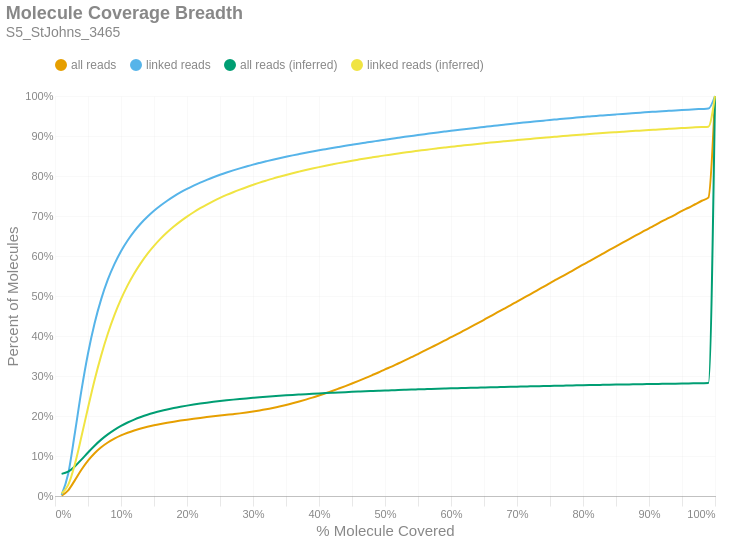

Source (notebook cell):
### Markdown cell above
### Molecule Read Coverage
This chart shows molecule coverage breadth as computed by the number of bases aligned to that molecule. In other words, "*how much of each unique long molecule is actually sequenced/aligned?*" Keep in mind there is a distinction between sequences and alignments, since some sequences belonging to a particular molecule may not align well and wouldn't appear in the alignment data. This chart also shows molecule coverage breadth as computed by the *inferred fragment* from which the aligned sequences originate. Unlike read coverage, this calculation takes into account the total insert size, including unsequenced gaps between the forward and reverse reads. Like the previous figures, these are cumulative percents.

### Code cell
if SKIPLR:
    print_html(f"Skipped")
else:
    binned_df = consolidated_hist(valids['coverage_bp'], mask, 0.01, True)
    binned_df_inf = consolidated_hist(valids['coverage_inserts'], mask, 0.01, True)
    binned_df = binned_df.with_columns(pl.lit(binned_df_inf['all reads (cumsum)']).alias('all reads (inferred)'))
    binned_df = binned_df.with_columns(pl.lit(binned_df_inf['linked reads (cumsum)']).alias('linked reads (inferred)'))
    binned_df = binned_df.with_columns(
        (pl.col('bin').cast(pl.Float64) + 0.01).alias('right_edge')
    )

    with SafeRender(binned_df):
        (
            density_plot(binned_df, 'Molecule Coverage Breadth', samplename, 'molcov', ['all reads (inferred)','linked reads (inferred)'])
            .encode(
                #x=alt.X('bin:Q', title="% Molecule Covered").axis(format = '%').scale(padding=0),
                x=alt.X('right_edge:Q', title="% Molecule Covered").axis(format='%').scale(padding=0),
                y=alt.Y('value:Q', title='Percent of Molecules')
                    .axis(format='%')
                    .stack(False)
                    .scale(domainMin=0, padding=0),
                color=alt.Color("key:N").scale(domain = ["all reads", "linked reads", "all reads (inferred)", "linked reads (inferred)"]),
                tooltip = [
                    alt.Tooltip("key:N", title = "Data Type"),
                    alt.Tooltip("range_label:N", title="% Molecule Covered"),
                    alt.Tooltip("value:Q", format = ".2%", title="% Molecules")
                ]
            )
        ).display()

### Figure 1 — Vega-Lite specification as saved in the notebook (floating-point values rounded to 4 significant figures)
{"width": "container", "height": 400, "config": {"title": {"anchor": "start", "dy": -15, "fontSize": 18, "color": "#888888", "subtitleColor": "#888888", "subtitleFontSize": 14}, "arc": {"fill": "#0072B2"}, "axis": {"domainColor": "#888888", "domainWidth": 0.5, "gridWidth": 0.2, "grid": false, "titleFontWeight": 400, "titleFontSize": 15, "labelFontSize": 11, "labelColor": "#888888", "tickColor": "#888888", "tickWidth": 0.2, "titleColor": "#888888"}, "axisBand": {"grid": false}, "axisX": {"grid": true, "tickSize": 10, "domainCap": "round"}, "axisY": {"domain": false, "grid": true, "tickSize": 0, "domainCap": "round"}, "background": "transparent", "header": {"labelFontSize": 15, "labelColor": "#888888", "titleFontSize": 15, "titleFontWeight": 600, "titleColor": "#888888"}, "legend": {"labelFont": "sans-serif", "labelFontSize": 12, "labelColor": "#888888", "symbolSize": 100, "symbolType": "circle", "titleFontSize": 12, "titlePadding": 10, "titleColor": "#888888", "title": null, "orient": "top"}, "range": {"category": ["#E69F00", "#56B4E9", "#009E73", "#F0E442", "#0072B2", "#D55E00", "#CC79A7", "#000000"], "diverging": ["#cfe8f3", "#a2d4ec", "#73bfe2", "#46abdb", "#1696d2", "#12719e"]}, "area": {"fill": "#0072B2", "fillOpacity": 0.7, "line": true, "strokeOpacity": 0.7}, "line": {"color": "#0072B2", "stroke": "#0072B2", "strokeWidth": 2}, "trail": {"color": "#0072B2", "stroke": "#0072B2", "strokeWidth": 0, "size": 1}, "point": {"filled": true, "fillOpacity": 1.0, "size": 95}, "text": {"color": "#888888", "fontSize": 11, "align": "right", "fontWeight": 400, "size": 11}, "bar": {"fill": "#0072B2", "stroke": null}, "view": {"stroke": null, "continuousWidth": 660, "continuousHeight": 400}}, "data": {"name": "data-3f523cfc934c6a1d32c46291d0f50e33"}, "mark": {"type": "line", "interpolate": "monotone", "point": {"opacity": 0, "size": 275}}, "encoding": {"color": {"field": "key", "scale": {"domain": ["all reads", "linked reads", "all reads (inferred)", "linked reads (inferred)"]}, "type": "nominal"}, "tooltip": [{"field": "key", "title": "Data Type", "type": "nominal"}, {"field": "range_label", "title": "% Molecule Covered", "type": "nominal"}, {"field": "value", "format": ".2%", "title": "% Molecules", "type": "quantitative"}], "x": {"axis": {"format": "%"}, "field": "right_edge", "scale": {"padding": 0}, "title": "% Molecule Covered", "type": "quantitative"}, "y": {"axis": {"format": "%"}, "field": "value", "scale": {"domainMin": 0, "padding": 0}, "stack": false, "title": "Percent of Molecules", "type": "quantitative"}}, "params": [{"name": "param_c36ac31b6afebe62", "select": {"type": "point", "fields": ["key"]}, "bind": "legend"}], "title": {"text": "Molecule Coverage Breadth", "subtitle": "S5_StJohns_3465"}, "transform": [{"fold": ["all reads (cumsum)", "linked reads (cumsum)", "all reads (inferred)", "linked reads (inferred)"]}, {"calculate": "replace(datum.key, ' (cumsum)', '')", "as": "key"}, {"filter": {"param": "param_c36ac31b6afebe62"}}], "usermeta": {"embedOptions": {"downloadFileName": "S5_StJohns_3465.molcov"}}, "$schema": "https://vega.github.io/schema/vega-lite/v6.1.0.json", "datasets": {"data-3f523cfc934c6a1d32c46291d0f50e33": [{"bin": "0.0", "interval": "0.0-0.01", "all reads": 0.000866, "linked reads": 0.002883, "all reads (cumsum)": 0.000866, "linked reads (cumsum)": 0.002883, "range_label": "0.0-0.01", "all reads (inferred)": 0.05536, "linked reads (inferred)": 0.00633, "right_edge": 0.01}, {"bin": "0.01", "interval": "0.01-0.02", "all reads": 0.01335, "linked reads": 0.05279, "all reads (cumsum)": 0.01422, "linked reads (cumsum)": 0.05567, "range_label": "0.01-0.02", "all reads (inferred)": 0.061, "linked reads (inferred)": 0.02763, "right_edge": 0.02}, {"bin": "0.02", "interval": "0.02-0.03", "all reads": 0.02492, "linked reads": 0.1006, "all reads (cumsum)": 0.03914, "linked reads (cumsum)": 0.1563, "range_label": "0.02-0.03", "all reads (inferred)": 0.0739, "linked reads (inferred)": 0.07898, "right_edge": 0.03}, {"bin": "0.03", "interval": "0.03-0.04", "all reads": 0.02638, "linked reads": 0.107, "all reads (cumsum)": 0.06552, "linked reads (cumsum)": 0.2633, "range_label": "0.03-0.04", "all reads (inferred)": 0.09095, "linked reads (inferred)": 0.1479, "right_edge": 0.04}, {"bin": "0.04", "interval": "0.04-0.05", "all reads": 0.02286, "linked reads": 0.09296, "all reads (cumsum)": 0.08838, "linked reads (cumsum)": 0.3563, "range_label": "0.04-0.05", "all reads (inferred)": 0.1088, "linked reads (inferred)": 0.2205, "right_edge": 0.05}, {"bin": "0.05", "interval": "0.05-0.06", "all reads": 0.01864, "linked reads": 0.07566, "all reads (cumsum)": 0.107, "linked reads (cumsum)": 0.4319, "range_label": "0.05-0.06", "all reads (inferred)": 0.1259, "linked reads (inferred)": 0.29, "right_edge": 0.06}, {"bin": "0.06", "interval": "0.06-0.07", "all reads": 0.01486, "linked reads": 0.06032, "all reads (cumsum)": 0.1219, "linked reads (cumsum)": 0.4923, "range_label": "0.06-0.07", "all reads (inferred)": 0.1409, "linked reads (inferred)": 0.3516, "right_edge": 0.07}, {"bin": "0.07", "interval": "0.07-0.08", "all reads": 0.01195, "linked reads": 0.04847, "all reads (cumsum)": 0.1338, "linked reads (cumsum)": 0.5407, "range_label": "0.07-0.08", "all reads (inferred)": 0.1541, "linked reads (inferred)": 0.4055, "right_edge": 0.08}, {"bin": "0.08", "interval": "0.08-0.09", "all reads": 0.009638, "linked reads": 0.03898, "all reads (cumsum)": 0.1435, "linked reads (cumsum)": 0.5797, "range_label": "0.08-0.09", "all reads (inferred)": 0.1655, "linked reads (inferred)": 0.4521, "right_edge": 0.09}, {"bin": "0.09", "interval": "0.09-0.1", "all reads": 0.007971, "linked reads": 0.03215, "all reads (cumsum)": 0.1514, "linked reads (cumsum)": 0.6119, "range_label": "0.09-0.1", "all reads (inferred)": 0.1753, "linked reads (inferred)": 0.4921, "right_edge": 0.1}, {"bin": "0.1", "interval": "0.1-0.11", "all reads": 0.006675, "linked reads": 0.02689, "all reads (cumsum)": 0.1581, "linked reads (cumsum)": 0.6387, "range_label": "0.1-0.11", "all reads (inferred)": 0.1838, "linked reads (inferred)": 0.5267, "right_edge": 0.11}, {"bin": "0.11", "interval": "0.11-0.12", "all reads": 0.005682, "linked reads": 0.02283, "all reads (cumsum)": 0.1638, "linked reads (cumsum)": 0.6616, "range_label": "0.11-0.12", "all reads (inferred)": 0.1911, "linked reads (inferred)": 0.5564, "right_edge": 0.12}, {"bin": "0.12", "interval": "0.12-0.13", "all reads": 0.0049, "linked reads": 0.01962, "all reads (cumsum)": 0.1687, "linked reads (cumsum)": 0.6812, "range_label": "0.12-0.13", "all reads (inferred)": 0.1974, "linked reads (inferred)": 0.5823, "right_edge": 0.13}, {"bin": "0.13", "interval": "0.13-0.14", "all reads": 0.004195, "linked reads": 0.01677, "all reads (cumsum)": 0.1729, "linked reads (cumsum)": 0.698, "range_label": "0.13-0.14", "all reads (inferred)": 0.2031, "linked reads (inferred)": 0.6054, "right_edge": 0.14}, {"bin": "0.14", "interval": "0.14-0.15", "all reads": 0.003776, "linked reads": 0.01501, "all reads (cumsum)": 0.1767, "linked reads (cumsum)": 0.713, "range_label": "0.14-0.15", "all reads (inferred)": 0.2079, "linked reads (inferred)": 0.6253, "right_edge": 0.15}, {"bin": "0.15", "interval": "0.15-0.16", "all reads": 0.003328, "linked reads": 0.01315, "all reads (cumsum)": 0.18, "linked reads (cumsum)": 0.7261, "range_label": "0.15-0.16", "all reads (inferred)": 0.2124, "linked reads (inferred)": 0.6434, "right_edge": 0.16}, {"bin": "0.16", "interval": "0.16-0.17", "all reads": 0.003069, "linked reads": 0.012, "all reads (cumsum)": 0.1831, "linked reads (cumsum)": 0.7381, "range_label": "0.16-0.17", "all reads (inferred)": 0.2163, "linked reads (inferred)": 0.6593, "right_edge": 0.17}, {"bin": "0.17", "interval": "0.17-0.18", "all reads": 0.002835, "linked reads": 0.01093, "all reads (cumsum)": 0.1859, "linked reads (cumsum)": 0.7491, "range_label": "0.17-0.18", "all reads (inferred)": 0.2198, "linked reads (inferred)": 0.6737, "right_edge": 0.18}, {"bin": "0.18", "interval": "0.18-0.19", "all reads": 0.002588, "linked reads": 0.009829, "all reads (cumsum)": 0.1885, "linked reads (cumsum)": 0.7589, "range_label": "0.18-0.19", "all reads (inferred)": 0.223, "linked reads (inferred)": 0.6867, "right_edge": 0.19}, {"bin": "0.19", "interval": "0.19-0.2", "all reads": 0.002386, "linked reads": 0.008936, "all reads (cumsum)": 0.1909, "linked reads (cumsum)": 0.7678, "range_label": "0.19-0.2", "all reads (inferred)": 0.2259, "linked reads (inferred)": 0.6985, "right_edge": 0.2}, {"bin": "0.2", "interval": "0.2-0.21", "all reads": 0.002244, "linked reads": 0.008214, "all reads (cumsum)": 0.1931, "linked reads (cumsum)": 0.776, "range_label": "0.2-0.21", "all reads (inferred)": 0.2286, "linked reads (inferred)": 0.7094, "right_edge": 0.21}, {"bin": "0.21", "interval": "0.21-0.22", "all reads": 0.002122, "linked reads": 0.007541, "all reads (cumsum)": 0.1952, "linked reads (cumsum)": 0.7836, "range_label": "0.21-0.22", "all reads (inferred)": 0.2311, "linked reads (inferred)": 0.7195, "right_edge": 0.22}, {"bin": "0.22", "interval": "0.22-0.23", "all reads": 0.001973, "linked reads": 0.006807, "all reads (cumsum)": 0.1972, "linked reads (cumsum)": 0.7904, "range_label": "0.22-0.23", "all reads (inferred)": 0.2333, "linked reads (inferred)": 0.7287, "right_edge": 0.23}, {"bin": "0.23", "interval": "0.23-0.24", "all reads": 0.001939, "linked reads": 0.006493, "all reads (cumsum)": 0.1991, "linked reads (cumsum)": 0.7969, "range_label": "0.23-0.24", "all reads (inferred)": 0.2355, "linked reads (inferred)": 0.7373, "right_edge": 0.24}, {"bin": "0.24", "interval": "0.24-0.25", "all reads": 0.001878, "linked reads": 0.006079, "all reads (cumsum)": 0.201, "linked reads (cumsum)": 0.803, "range_label": "0.24-0.25", "all reads (inferred)": 0.2374, "linked reads (inferred)": 0.7453, "right_edge": 0.25}, {"bin": "0.25", "interval": "0.25-0.26", "all reads": 0.001823, "linked reads": 0.005677, "all reads (cumsum)": 0.2028, "linked reads (cumsum)": 0.8086, "range_label": "0.25-0.26", "all reads (inferred)": 0.2393, "linked reads (inferred)": 0.7527, "right_edge": 0.26}, {"bin": "0.26", "interval": "0.26-0.27", "all reads": 0.001819, "linked reads": 0.005359, "all reads (cumsum)": 0.2047, "linked reads (cumsum)": 0.814, "range_label": "0.26-0.27", "all reads (inferred)": 0.2409, "linked reads (inferred)": 0.7595, "right_edge": 0.27}, {"bin": "0.27", "interval": "0.27-0.28", "all reads": 0.001889, "linked reads": 0.005044, "all reads (cumsum)": 0.2066, "linked reads (cumsum)": 0.819, "range_label": "0.27-0.28", "all reads (inferred)": 0.2425, "linked reads (inferred)": 0.7659, "right_edge": 0.28}, {"bin": "0.28", "interval": "0.28-0.29", "all reads": 0.002079, "linked reads": 0.00478, "all reads (cumsum)": 0.2086, "linked reads (cumsum)": 0.8238, "range_label": "0.28-0.29", "all reads (inferred)": 0.244, "linked reads (inferred)": 0.772, "right_edge": 0.29}, {"bin": "0.29", "interval": "0.29-0.3", "all reads": 0.002366, "linked reads": 0.004627, "all reads (cumsum)": 0.211, "linked reads (cumsum)": 0.8284, "range_label": "0.29-0.3", "all reads (inferred)": 0.2455, "linked reads (inferred)": 0.7778, "right_edge": 0.3}, {"bin": "0.3", "interval": "0.3-0.31", "all reads": 0.002681, "linked reads": 0.004245, "all reads (cumsum)": 0.2137, "linked reads (cumsum)": 0.8327, "range_label": "0.3-0.31", "all reads (inferred)": 0.2468, "linked reads (inferred)": 0.7834, "right_edge": 0.31}, {"bin": "0.31", "interval": "0.31-0.32", "all reads": 0.003002, "linked reads": 0.004088, "all reads (cumsum)": 0.2167, "linked reads (cumsum)": 0.8368, "range_label": "0.31-0.32", "all reads (inferred)": 0.2481, "linked reads (inferred)": 0.7885, "right_edge": 0.32}, {"bin": "0.32", "interval": "0.32-0.33", "all reads": 0.003331, "linked reads": 0.003979, "all reads (cumsum)": 0.22, "linked reads (cumsum)": 0.8408, "range_label": "0.32-0.33", "all reads (inferred)": 0.2493, "linked reads (inferred)": 0.7935, "right_edge": 0.33}, {"bin": "0.33", "interval": "0.33-0.34", "all reads": 0.00357, "linked reads": 0.003712, "all reads (cumsum)": 0.2236, "linked reads (cumsum)": 0.8445, "range_label": "0.33-0.34", "all reads (inferred)": 0.2505, "linked reads (inferred)": 0.7982, "right_edge": 0.34}, {"bin": "0.34", "interval": "0.34-0.35", "all reads": 0.0039, "linked reads": 0.00352, "all reads (cumsum)": 0.2275, "linked reads (cumsum)": 0.848, "range_label": "0.34-0.35", "all reads (inferred)": 0.2516, "linked reads (inferred)": 0.8026, "right_edge": 0.35}, {"bin": "0.35", "interval": "0.35-0.36", "all reads": 0.004248, "linked reads": 0.003522, "all reads (cumsum)": 0.2317, "linked reads (cumsum)": 0.8515, "range_label": "0.35-0.36", "all reads (inferred)": 0.2527, "linked reads (inferred)": 0.8069, "right_edge": 0.36}, {"bin": "0.36", "interval": "0.36-0.37", "all reads": 0.004491, "linked reads": 0.00329, "all reads (cumsum)": 0.2362, "linked reads (cumsum)": 0.8548, "range_label": "0.36-0.37", "all reads (inferred)": 0.2537, "linked reads (inferred)": 0.811, "right_edge": 0.37}, {"bin": "0.37", "interval": "0.37-0.38", "all reads": 0.004797, "linked reads": 0.003194, "all reads (cumsum)": 0.241, "linked reads (cumsum)": 0.858, "range_label": "0.37-0.38", "all reads (inferred)": 0.2547, "linked reads (inferred)": 0.815, "right_edge": 0.38}, {"bin": "0.38", "interval": "0.38-0.39", "all reads": 0.004996, "linked reads": 0.003023, "all reads (cumsum)": 0.246, "linked reads (cumsum)": 0.861, "range_label": "0.38-0.39", "all reads (inferred)": 0.2556, "linked reads (inferred)": 0.8187, "right_edge": 0.39}, {"bin": "0.39", "interval": "0.39-0.4", "all reads": 0.005351, "linked reads": 0.003085, "all reads (cumsum)": 0.2514, "linked reads (cumsum)": 0.8641, "range_label": "0.39-0.4", "all reads (inferred)": 0.2565, "linked reads (inferred)": 0.8222, "right_edge": 0.4}, {"bin": "0.4", "interval": "0.4-0.41", "all reads": 0.005432, "linked reads": 0.002902, "all reads (cumsum)": 0.2568, "linked reads (cumsum)": 0.867, "range_label": "0.4-0.41", "all reads (inferred)": 0.2573, "linked reads (inferred)": 0.8256, "right_edge": 0.41}, {"bin": "0.41", "interval": "0.41-0.42", "all reads": 0.005771, "linked reads": 0.002914, "all reads (cumsum)": 0.2626, "linked reads (cumsum)": 0.8699, "range_label": "0.41-0.42", "all reads (inferred)": 0.2581, "linked reads (inferred)": 0.8289, "right_edge": 0.42}, {"bin": "0.42", "interval": "0.42-0.43", "all reads": 0.00605, "linked reads": 0.002748, "all reads (cumsum)": 0.2686, "linked reads (cumsum)": 0.8727, "range_label": "0.42-0.43", "all reads (inferred)": 0.2589, "linked reads (inferred)": 0.8322, "right_edge": 0.43}, {"bin": "0.43", "interval": "0.43-0.44", "all reads": 0.006154, "linked reads": 0.002679, "all reads (cumsum)": 0.2748, "linked reads (cumsum)": 0.8753, "range_label": "0.43-0.44", "all reads (inferred)": 0.2597, "linked reads (inferred)": 0.8352, "right_edge": 0.44}, {"bin": "0.44", "interval": "0.44-0.45", "all reads": 0.006423, "linked reads": 0.002701, "all reads (cumsum)": 0.2812, "linked reads (cumsum)": 0.8781, "range_label": "0.44-0.45", "all reads (inferred)": 0.2604, "linked reads (inferred)": 0.8382, "right_edge": 0.45}, {"bin": "0.45", "interval": "0.45-0.46", "all reads": 0.006615, "linked reads": 0.002668, "all reads (cumsum)": 0.2878, "linked reads (cumsum)": 0.8807, "range_label": "0.45-0.46", "all reads (inferred)": 0.2611, "linked reads (inferred)": 0.841, "right_edge": 0.46}, {"bin": "0.46", "interval": "0.46-0.47", "all reads": 0.006855, "linked reads": 0.002552, "all reads (cumsum)": 0.2947, "linked reads (cumsum)": 0.8833, "range_label": "0.46-0.47", "all reads (inferred)": 0.2618, "linked reads (inferred)": 0.8438, "right_edge": 0.47}, {"bin": "0.47", "interval": "0.47-0.48", "all reads": 0.007074, "linked reads": 0.002552, "all reads (cumsum)": 0.3017, "linked reads (cumsum)": 0.8858, "range_label": "0.47-0.48", "all reads (inferred)": 0.2625, "linked reads (inferred)": 0.8464, "right_edge": 0.48}, {"bin": "0.48", "interval": "0.48-0.49", "all reads": 0.00697, "linked reads": 0.002419, "all reads (cumsum)": 0.3087, "linked reads (cumsum)": 0.8882, "range_label": "0.48-0.49", "all reads (inferred)": 0.2631, "linked reads (inferred)": 0.849, "right_edge": 0.49}, {"bin": "0.49", "interval": "0.49-0.5", "all reads": 0.007863, "linked reads": 0.002488, "all reads (cumsum)": 0.3166, "linked reads (cumsum)": 0.8907, "range_label": "0.49-0.5", "all reads (inferred)": 0.2638, "linked reads (inferred)": 0.8516, "right_edge": 0.5}, {"bin": "0.5", "interval": "0.5-0.51", "all reads": 0.00687, "linked reads": 0.002333, "all reads (cumsum)": 0.3234, "linked reads (cumsum)": 0.8931, "range_label": "0.5-0.51", "all reads (inferred)": 0.2643, "linked reads (inferred)": 0.8539, "right_edge": 0.51}, {"bin": "0.51", "interval": "0.51-0.52", "all reads": 0.007866, "linked reads": 0.002463, "all reads (cumsum)": 0.3313, "linked reads (cumsum)": 0.8955, "range_label": "0.51-0.52", "all reads (inferred)": 0.265, "linked reads (inferred)": 0.8564, "right_edge": 0.52}, {"bin": "0.52", "interval": "0.52-0.53", "all reads": 0.007712, "linked reads": 0.002391, "all reads (cumsum)": 0.339, "linked reads (cumsum)": 0.8979, "range_label": "0.52-0.53", "all reads (inferred)": 0.2655, "linked reads (inferred)": 0.8586, "right_edge": 0.53}, {"bin": "0.53", "interval": "0.53-0.54", "all reads": 0.007955, "linked reads": 0.002224, "all reads (cumsum)": 0.347, "linked reads (cumsum)": 0.9001, "range_label": "0.53-0.54", "all reads (inferred)": 0.2661, "linked reads (inferred)": 0.8609, "right_edge": 0.54}, {"bin": "0.54", "interval": "0.54-0.55", "all reads": 0.007931, "linked reads": 0.002225, "all reads (cumsum)": 0.3549, "linked reads (cumsum)": 0.9024, "range_label": "0.54-0.55", "all reads (inferred)": 0.2666, "linked reads (inferred)": 0.863, "right_edge": 0.55}, {"bin": "0.55", "interval": "0.55-0.56", "all reads": 0.008353, "linked reads": 0.0022, "all reads (cumsum)": 0.3633, "linked reads (cumsum)": 0.9046, "range_label": "0.55-0.56", "all reads (inferred)": 0.2671, "linked reads (inferred)": 0.8651, "right_edge": 0.56}, {"bin": "0.56", "interval": "0.56-0.57", "all reads": 0.008284, "linked reads": 0.002166, "all reads (cumsum)": 0.3715, "linked reads (cumsum)": 0.9067, "range_label": "0.56-0.57", "all reads (inferred)": 0.2677, "linked reads (inferred)": 0.8672, "right_edge": 0.57}, {"bin": "0.57", "interval": "0.57-0.58", "all reads": 0.008191, "linked reads": 0.002166, "all reads (cumsum)": 0.3797, "linked reads (cumsum)": 0.9089, "range_label": "0.57-0.58", "all reads (inferred)": 0.2682, "linked reads (inferred)": 0.8691, "right_edge": 0.58}, {"bin": "0.58", "interval": "0.58-0.59", "all reads": 0.008457, "linked reads": 0.002123, "all reads (cumsum)": 0.3882, "linked reads (cumsum)": 0.911, "range_label": "0.58-0.59", "all reads (inferred)": 0.2686, "linked reads (inferred)": 0.8711, "right_edge": 0.59}, {"bin": "0.59", "interval": "0.59-0.6", "all reads": 0.008743, "linked reads": 0.002094, "all reads (cumsum)": 0.3969, "linked reads (cumsum)": 0.9131, "range_label": "0.59-0.6", "all reads (inferred)": 0.2691, "linked reads (inferred)": 0.873, "right_edge": 0.6}, {"bin": "0.6", "interval": "0.6-0.61", "all reads": 0.008368, "linked reads": 0.001991, "all reads (cumsum)": 0.4053, "linked reads (cumsum)": 0.9151, "range_label": "0.6-0.61", "all reads (inferred)": 0.2696, "linked reads (inferred)": 0.8747, "right_edge": 0.61}, {"bin": "0.61", "interval": "0.61-0.62", "all reads": 0.008817, "linked reads": 0.001984, "all reads (cumsum)": 0.4141, "linked reads (cumsum)": 0.9171, "range_label": "0.61-0.62", "all reads (inferred)": 0.27, "linked reads (inferred)": 0.8766, "right_edge": 0.62}, {"bin": "0.62", "interval": "0.62-0.63", "all reads": 0.008699, "linked reads": 0.00193, "all reads (cumsum)": 0.4228, "linked reads (cumsum)": 0.919, "range_label": "0.62-0.63", "all reads (inferred)": 0.2705, "linked reads (inferred)": 0.8784, "right_edge": 0.63}, {"bin": "0.63", "interval": "0.63-0.64", "all reads": 0.008909, "linked reads": 0.001884, "all reads (cumsum)": 0.4317, "linked reads (cumsum)": 0.9209, "range_label": "0.63-0.64", "all reads (inferred)": 0.2709, "linked reads (inferred)": 0.8801, "right_edge": 0.64}, {"bin": "0.64", "interval": "0.64-0.65", "all reads": 0.00888, "linked reads": 0.001807, "all reads (cumsum)": 0.4406, "linked reads (cumsum)": 0.9227, "range_label": "0.64-0.65", "all reads (inferred)": 0.2713, "linked reads (inferred)": 0.8818, "right_edge": 0.65}, {"bin": "0.65", "interval": "0.65-0.66", "all reads": 0.009296, "linked reads": 0.001869, "all reads (cumsum)": 0.4499, "linked reads (cumsum)": 0.9246, "range_label": "0.65-0.66", "all reads (inferred)": 0.2718, "linked reads (inferred)": 0.8835, "right_edge": 0.66}, {"bin": "0.66", "interval": "0.66-0.67", "all reads": 0.008883, "linked reads": 0.001768, "all reads (cumsum)": 0.4588, "linked reads (cumsum)": 0.9263, "range_label": "0.66-0.67", "all reads (inferred)": 0.2722, "linked reads (inferred)": 0.8851, "right_edge": 0.67}, {"bin": "0.67", "interval": "0.67-0.68", "all reads": 0.009077, "linked reads": 0.001838, "all reads (cumsum)": 0.4679, "linked reads (cumsum)": 0.9282, "range_label": "0.67-0.68", "all reads (inferred)": 0.2726, "linked reads (inferred)": 0.8867, "right_edge": 0.68}, {"bin": "0.68", "interval": "0.68-0.69", "all reads": 0.008897, "linked reads": 0.001827, "all reads (cumsum)": 0.4768, "linked reads (cumsum)": 0.93, "range_label": "0.68-0.69", "all reads (inferred)": 0.273, "linked reads (inferred)": 0.8883, "right_edge": 0.69}, {"bin": "0.69", "interval": "0.69-0.7", "all reads": 0.009337, "linked reads": 0.001766, "all reads (cumsum)": 0.4861, "linked reads (cumsum)": 0.9318, "range_label": "0.69-0.7", "all reads (inferred)": 0.2734, "linked reads (inferred)": 0.8898, "right_edge": 0.7}, {"bin": "0.7", "interval": "0.7-0.71", "all reads": 0.00913, "linked reads": 0.001732, "all reads (cumsum)": 0.4952, "linked reads (cumsum)": 0.9335, "range_label": "0.7-0.71", "all reads (inferred)": 0.2737, "linked reads (inferred)": 0.8912, "right_edge": 0.71}, {"bin": "0.71", "interval": "0.71-0.72", "all reads": 0.009048, "linked reads": 0.001684, "all reads (cumsum)": 0.5043, "linked reads (cumsum)": 0.9352, "range_label": "0.71-0.72", "all reads (inferred)": 0.2741, "linked reads (inferred)": 0.8927, "right_edge": 0.72}, {"bin": "0.72", "interval": "0.72-0.73", "all reads": 0.009326, "linked reads": 0.001581, "all reads (cumsum)": 0.5136, "linked reads (cumsum)": 0.9368, "range_label": "0.72-0.73", "all reads (inferred)": 0.2745, "linked reads (inferred)": 0.8941, "right_edge": 0.73}, {"bin": "0.73", "interval": "0.73-0.74", "all reads": 0.009061, "linked reads": 0.001613, "all reads (cumsum)": 0.5227, "linked reads (cumsum)": 0.9384, "range_label": "0.73-0.74", "all reads (inferred)": 0.2748, "linked reads (inferred)": 0.8955, "right_edge": 0.74}, {"bin": "0.74", "interval": "0.74-0.75", "all reads": 0.009673, "linked reads": 0.001656, "all reads (cumsum)": 0.5323, "linked reads (cumsum)": 0.94, "range_label": "0.74-0.75", "all reads (inferred)": 0.2752, "linked reads (inferred)": 0.897, "right_edge": 0.75}, {"bin": "0.75", "interval": "0.75-0.76", "all reads": 0.008934, "linked reads": 0.001494, "all reads (cumsum)": 0.5413, "linked reads (cumsum)": 0.9415, "range_label": "0.75-0.76", "all reads (inferred)": 0.2756, "linked reads (inferred)": 0.8984, "right_edge": 0.76}, {"bin": "0.76", "interval": "0.76-0.77", "all reads": 0.009161, "linked reads": 0.001507, "all reads (cumsum)": 0.5504, "linked reads (cumsum)": 0.943, "range_label": "0.76-0.77", "all reads (inferred)": 0.2759, "linked reads (inferred)": 0.8997, "right_edge": 0.77}, {"bin": "0.77", "interval": "0.77-0.78", "all reads": 0.009212, "linked reads": 0.00149, "all reads (cumsum)": 0.5596, "linked reads (cumsum)": 0.9445, "range_label": "0.77-0.78", "all reads (inferred)": 0.2762, "linked reads (inferred)": 0.901, "right_edge": 0.78}, {"bin": "0.78", "interval": "0.78-0.79", "all reads": 0.009142, "linked reads": 0.001513, "all reads (cumsum)": 0.5688, "linked reads (cumsum)": 0.946, "range_label": "0.78-0.79", "all reads (inferred)": 0.2766, "linked reads (inferred)": 0.9023, "right_edge": 0.79}, {"bin": "0.79", "interval": "0.79-0.8", "all reads": 0.009613, "linked reads": 0.001452, "all reads (cumsum)": 0.5784, "linked reads (cumsum)": 0.9475, "range_label": "0.79-0.8", "all reads (inferred)": 0.2769, "linked reads (inferred)": 0.9036, "right_edge": 0.8}, {"bin": "0.8", "interval": "0.8-0.81", "all reads": 0.008901, "linked reads": 0.001363, "all reads (cumsum)": 0.5873, "linked reads (cumsum)": 0.9489, "range_label": "0.8-0.81", "all reads (inferred)": 0.2772, "linked reads (inferred)": 0.9049, "right_edge": 0.81}, {"bin": "0.81", "interval": "0.81-0.82", "all reads": 0.009139, "linked reads": 0.001361, "all reads (cumsum)": 0.5964, "linked reads (cumsum)": 0.9502, "range_label": "0.81-0.82", "all reads (inferred)": 0.2776, "linked reads (inferred)": 0.9061, "right_edge": 0.82}, {"bin": "0.82", "interval": "0.82-0.83", "all reads": 0.009337, "linked reads": 0.001244, "all reads (cumsum)": 0.6058, "linked reads (cumsum)": 0.9515, "range_label": "0.82-0.83", "all reads (inferred)": 0.2779, "linked reads (inferred)": 0.9073, "right_edge": 0.83}, {"bin": "0.83", "interval": "0.83-0.84", "all reads": 0.009234, "linked reads": 0.001277, "all reads (cumsum)": 0.615, "linked reads (cumsum)": 0.9527, "range_label": "0.83-0.84", "all reads (inferred)": 0.2782, "linked reads (inferred)": 0.9085, "right_edge": 0.84}, {"bin": "0.84", "interval": "0.84-0.85", "all reads": 0.009011, "linked reads": 0.001288, "all reads (cumsum)": 0.624, "linked reads (cumsum)": 0.954, "range_label": "0.84-0.85", "all reads (inferred)": 0.2785, "linked reads (inferred)": 0.9096, "right_edge": 0.85}, {"bin": "0.85", "interval": "0.85-0.86", "all reads": 0.009178, "linked reads": 0.001252, "all reads (cumsum)": 0.6332, "linked reads (cumsum)": 0.9553, "range_label": "0.85-0.86", "all reads (inferred)": 0.2787, "linked reads (inferred)": 0.9107, "right_edge": 0.86}, {"bin": "0.86", "interval": "0.86-0.87", "all reads": 0.008962, "linked reads": 0.001175, "all reads (cumsum)": 0.6422, "linked reads (cumsum)": 0.9565, "range_label": "0.86-0.87", "all reads (inferred)": 0.279, "linked reads (inferred)": 0.9118, "right_edge": 0.87}, {"bin": "0.87", "interval": "0.87-0.88", "all reads": 0.009138, "linked reads": 0.00122, "all reads (cumsum)": 0.6513, "linked reads (cumsum)": 0.9577, "range_label": "0.87-0.88", "all reads (inferred)": 0.2793, "linked reads (inferred)": 0.9128, "right_edge": 0.88}, {"bin": "0.88", "interval": "0.88-0.89", "all reads": 0.008852, "linked reads": 0.001088, "all reads (cumsum)": 0.6602, "linked reads (cumsum)": 0.9588, "range_label": "0.88-0.89", "all reads (inferred)": 0.2796, "linked reads (inferred)": 0.9138, "right_edge": 0.89}, {"bin": "0.89", "interval": "0.89-0.9", "all reads": 0.009023, "linked reads": 0.001086, "all reads (cumsum)": 0.6692, "linked reads (cumsum)": 0.9599, "range_label": "0.89-0.9", "all reads (inferred)": 0.2798, "linked reads (inferred)": 0.9149, "right_edge": 0.9}, {"bin": "0.9", "interval": "0.9-0.91", "all reads": 0.008415, "linked reads": 0.001026, "all reads (cumsum)": 0.6776, "linked reads (cumsum)": 0.9609, "range_label": "0.9-0.91", "all reads (inferred)": 0.2801, "linked reads (inferred)": 0.9159, "right_edge": 0.91}, {"bin": "0.91", "interval": "0.91-0.92", "all reads": 0.009557, "linked reads": 0.001102, "all reads (cumsum)": 0.6871, "linked reads (cumsum)": 0.962, "range_label": "0.91-0.92", "all reads (inferred)": 0.2804, "linked reads (inferred)": 0.9169, "right_edge": 0.92}, {"bin": "0.92", "interval": "0.92-0.93", "all reads": 0.007975, "linked reads": 0.0009901, "all reads (cumsum)": 0.6951, "linked reads (cumsum)": 0.963, "range_label": "0.92-0.93", "all reads (inferred)": 0.2806, "linked reads (inferred)": 0.9179, "right_edge": 0.93}, {"bin": "0.93", "interval": "0.93-0.94", "all reads": 0.008606, "linked reads": 0.0009988, "all reads (cumsum)": 0.7037, "linked reads (cumsum)": 0.964, "range_label": "0.93-0.94", "all reads (inferred)": 0.2809, "linked reads (inferred)": 0.9189, "right_edge": 0.94}, {"bin": "0.94", "interval": "0.94-0.95", "all reads": 0.009256, "linked reads": 0.00097, "all reads (cumsum)": 0.713, "linked reads (cumsum)": 0.9649, "range_label": "0.94-0.95", "all reads (inferred)": 0.2811, "linked reads (inferred)": 0.9198, "right_edge": 0.95}, {"bin": "0.95", "interval": "0.95-0.96", "all reads": 0.00765, "linked reads": 0.0009325, "all reads (cumsum)": 0.7206, "linked reads (cumsum)": 0.9659, "range_label": "0.95-0.96", "all reads (inferred)": 0.2814, "linked reads (inferred)": 0.9207, "right_edge": 0.96}, {"bin": "0.96", "interval": "0.96-0.97", "all reads": 0.008746, "linked reads": 0.0008924, "all reads (cumsum)": 0.7294, "linked reads (cumsum)": 0.9668, "range_label": "0.96-0.97", "all reads (inferred)": 0.2817, "linked reads (inferred)": 0.9216, "right_edge": 0.97}, {"bin": "0.97", "interval": "0.97-0.98", "all reads": 0.008768, "linked reads": 0.0008226, "all reads (cumsum)": 0.7381, "linked reads (cumsum)": 0.9676, "range_label": "0.97-0.98", "all reads (inferred)": 0.2819, "linked reads (inferred)": 0.9226, "right_edge": 0.98}, {"bin": "0.98", "interval": "0.98-0.99", "all reads": 0.007774, "linked reads": 0.0008793, "all reads (cumsum)": 0.7459, "linked reads (cumsum)": 0.9685, "range_label": "0.98-0.99", "all reads (inferred)": 0.2822, "linked reads (inferred)": 0.9234, "right_edge": 0.99}, {"bin": "0.99", "interval": "0.99-1.0", "all reads": 0.2541, "linked reads": 0.03153, "all reads (cumsum)": 1.0, "linked reads (cumsum)": 1.0, "range_label": "0.99-1.0", "all reads (inferred)": 1.0, "linked reads (inferred)": 1.0, "right_edge": 1.0}]}}
